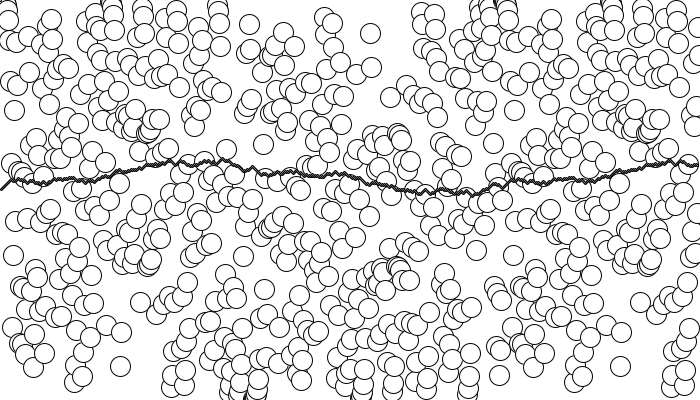
Frame 1 (no input)
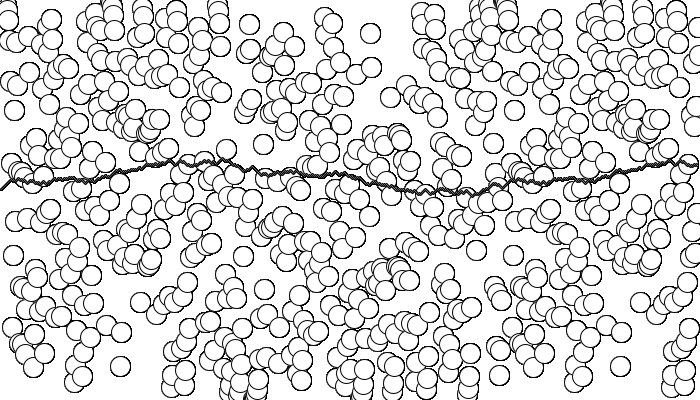
Frame 60 (the mouse pressed at the canvas centre just before this capture)
Frame 120 (the mouse held since frame 60 and released just before this capture): identical to frame 60, image omitted

The Processing sketch that drew these frames (run headless with seeded random() and noise(); from frame 60 on, the mouse is pressed at the canvas centre):

// Processing sketch: processing_4669
// ── processing_4669.pde

float[] graph=new float[700];
int[] wave=new int[700];
int x=1; 
int w;
int q;
String v;
int f;
String d;
float b;
int p=190;


void setup(){
  size(700,400);
  background(255);  
  smooth();

  //////////////////generates numbers/////////////////////
  for (int i=0 ; i<width ; i++){
    w=x*2;
    d=str(w);
    q=floor((d.length()/2)/2);
    if (d.length()>4){
      v= d.substring(q,q+4);          
    }
    else{
      v=d;
    }
    //// Test if random number begins with 0/////
    //// if number begins with zero q=q-1    ///
    //// re slice and re test

    /*  while(v.startsWith("0")){
     q=q-1;
     v= d.substring(q,q+4);          
     }*/

    ///////////////////////////////////////////////




    f=int(v);
    b=map(f,1,9999,0,height);
    ///////////////////////////////////////////////

    /* 
     //Out put debug for generated values
     println(w);
     println(d);
     println(q);
     println(v);
     println(f);
     println(b);
     */
    graph[i]=b;


    x=f;  



  }





  /////////// Creates Noise Wave ////////////////
  // height plus one if previous value is lower//
  // heigth minus one if previous value higher///

  for (int i=1;i<width-2;i++){

    if (graph[i+1]<graph[i]){
      p=p+1;
    }
    else{
      p=p-1;
    }
    wave[i]=p;
  }

  ////////////////////////////////////////////////
}



void draw(){

  ///////// draws generated numbers as points/////////
  for (int i=0; i<width; i++){
    ellipse(i,graph[i],20,20);
  }
  ///////////////////////////////////////////////////

  ////////draws noise wave//////////////////////////
  for (int i=0; i<width-2; i++){
    ellipse(i,wave[i],2,2);
  }
  //////////////////////////////////////////////////
}
